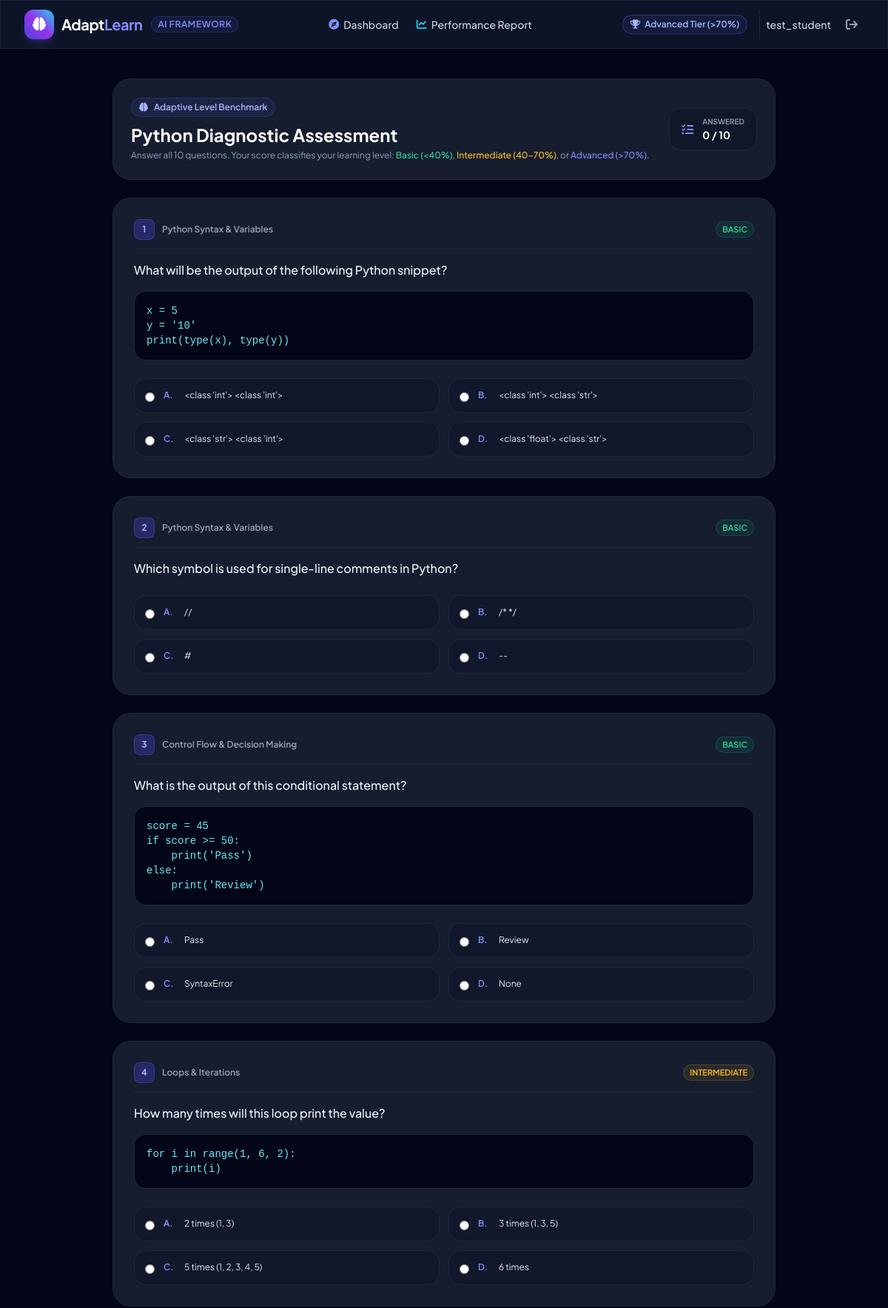
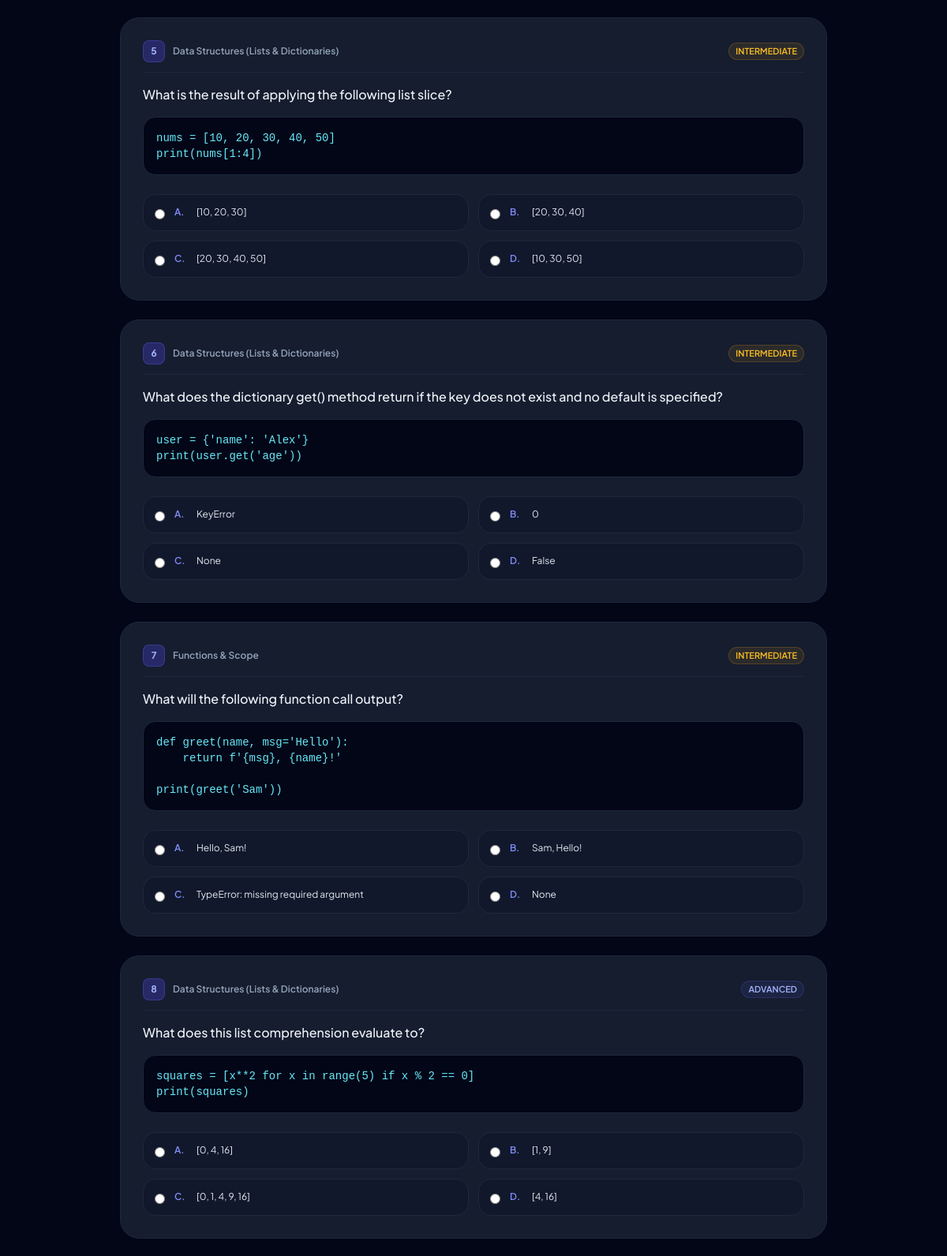
/quiz/diagnostic (signed in, upper part), run on the app's committed database (2 pictures, top to bottom).
### tables this page shows
CREATE TABLE users (
    id INTEGER PRIMARY KEY AUTOINCREMENT,
    username TEXT UNIQUE NOT NULL,
    email TEXT UNIQUE NOT NULL,
    password_hash TEXT NOT NULL,
    learning_level TEXT DEFAULT 'undetermined', -- 'basic', 'intermediate', 'advanced', 'undetermined'
    diagnostic_completed BOOLEAN DEFAULT 0,
    created_at TIMESTAMP DEFAULT CURRENT_TIMESTAMP
);

CREATE TABLE questions (
    id INTEGER PRIMARY KEY AUTOINCREMENT,
    topic_id INTEGER REFERENCES topics(id) ON DELETE SET NULL,
    is_diagnostic BOOLEAN DEFAULT 0,
    question_text TEXT NOT NULL,
    code_snippet TEXT,
    option_a TEXT NOT NULL,
    option_b TEXT NOT NULL,
    option_c TEXT NOT NULL,
    option_d TEXT NOT NULL,
    correct_option TEXT NOT NULL, -- 'A', 'B', 'C', 'D'
    explanation TEXT,
    difficulty_tier TEXT NOT NULL -- 'basic', 'intermediate', 'advanced'
);

CREATE TABLE topics (
    id INTEGER PRIMARY KEY AUTOINCREMENT,
    subject_id INTEGER NOT NULL REFERENCES subjects(id) ON DELETE CASCADE,
    title TEXT NOT NULL,
    sequence_order INTEGER NOT NULL,
    description TEXT
);

### app.py (the view)
@app.route("/quiz/diagnostic")
@login_required
def diagnostic_quiz():
    user = get_user_by_id(session["user_id"])
    questions = get_diagnostic_questions()
    return render_template("quiz/diagnostic.html", user=user, questions=questions)

### app.py (called while the page is built)
def login_required(f):
    @wraps(f)
    def decorated_function(*args, **kwargs):
        if "user_id" not in session:
            flash("Please log in to access this page.", "warning")
            return redirect(url_for("login"))
        return f(*args, **kwargs)
    return decorated_function

@app.context_processor
def inject_user():
    current_user = None
    if "user_id" in session:
        current_user = get_user_by_id(session["user_id"])
    return dict(current_user=current_user)

### database/db.py (called while the page is built)
def get_db():
    conn = sqlite3.connect(DATABASE_PATH)
    conn.row_factory = sqlite3.Row
    conn.execute("PRAGMA foreign_keys = ON;")
    return conn

### services/auth_service.py (called while the page is built)
def get_user_by_id(user_id):
    conn = get_db()
    cursor = conn.cursor()
    cursor.execute("SELECT id, username, email, learning_level, diagnostic_completed, created_at FROM users WHERE id = ?", (user_id,))
    user = cursor.fetchone()
    conn.close()
    return dict(user) if user else None

### services/quiz_service.py (called while the page is built)
def get_diagnostic_questions():
    conn = get_db()
    cursor = conn.cursor()
    cursor.execute("""
        SELECT q.id, q.topic_id, q.question_text, q.code_snippet,
               q.option_a, q.option_b, q.option_c, q.option_d,
               q.difficulty_tier, t.title as topic_title
        FROM questions q
        LEFT JOIN topics t ON q.topic_id = t.id
        WHERE q.is_diagnostic = 1
        ORDER BY q.id ASC
        LIMIT 10
    """)
    questions = [dict(row) for row in cursor.fetchall()]
    conn.close()
    return questions

### templates/quiz/diagnostic.html (shortened to what this page needs)
{% extends "base.html" %}
{% block content %}
<div class="max-w-4xl mx-auto space-y-6">
    <div class="glass-card rounded-3xl p-6 border border-slate-800 flex flex-col sm:flex-row items-start sm:items-center justify-between gap-4">
        <div>
            <div class="inline-flex items-center space-x-2 text-xs font-semibold px-2.5 py-1 rounded-full bg-indigo-500/10 text-indigo-300 border border-indigo-500/20 mb-2">
                <i class="fa-solid fa-brain"></i>
                <span>Adaptive Level Benchmark</span>
            </div>
            <h1 class="text-2xl font-bold text-white">Python Diagnostic Assessment</h1>
            <p class="text-xs text-slate-400 mt-1">
                Answer all 10 questions. Your score classifies your learning level:
                <span class="text-emerald-400 font-medium">Basic (&lt;40%)</span>,
                <span class="text-amber-400 font-medium">Intermediate (40–70%)</span>, or
                <span class="text-indigo-400 font-medium">Advanced (&gt;70%)</span>.
            </p>
        </div>
        <div class="flex items-center space-x-3 bg-slate-900/90 px-4 py-2.5 rounded-2xl border border-slate-800 shrink-0">
            <i class="fa-solid fa-list-check text-indigo-400"></i>
            <div>
                <div class="text-[10px] uppercase font-semibold text-slate-400">Answered</div>
                <div class="text-sm font-bold text-white"><span id="answered-count">0</span> / 10</div>
            </div>
        </div>
    </div>
    <form id="diagnostic-form" class="space-y-6">
        {% for q in questions %}
        <div class="glass-card rounded-3xl p-6 sm:p-7 border border-slate-800 space-y-4 question-card" data-qid="{{ q.id }}">
            <div class="flex items-center justify-between border-b border-slate-800 pb-3">
                <div class="flex items-center space-x-2.5">
                    <span class="w-7 h-7 rounded-lg bg-indigo-600/30 text-indigo-300 border border-indigo-500/30 font-bold text-xs flex items-center justify-center">
                        {{ loop.index }}
                    </span>
                    <span class="text-xs font-semibold text-slate-400">{{ q.topic_title or 'General Python' }}</span>
                </div>
                <span class="text-[11px] font-semibold uppercase px-2 py-0.5 rounded-full
                    {% if q.difficulty_tier == 'basic' %}bg-emerald-500/10 text-emerald-400 border border-emerald-500/20
                    {% elif q.difficulty_tier == 'intermediate' %}bg-amber-500/10 text-amber-400 border border-amber-500/20
                    {% else %}bg-indigo-500/10 text-indigo-300 border border-indigo-500/20{% endif %}">
                    {{ q.difficulty_tier }}
                </span>
            </div>
            <p class="text-base font-medium text-slate-100">{{ q.question_text }}</p>
            {% if q.code_snippet %}
            <div class="bg-slate-950 rounded-2xl p-4 border border-slate-800 overflow-x-auto text-sm text-cyan-300 font-mono">
                <pre><code>{{ q.code_snippet }}</code></pre>
            </div>
            {% endif %}
            <div class="grid grid-cols-1 sm:grid-cols-2 gap-3 pt-2">
                {% for opt_letter, opt_val in [('A', q.option_a), ('B', q.option_b), ('C', q.option_c), ('D', q.option_d)] %}
                <label class="option-label flex items-start space-x-3 p-3.5 rounded-2xl bg-slate-900/60 border border-slate-800 hover:border-indigo-500/60 hover:bg-slate-800/60 cursor-pointer transition">
                    <input type="radio" name="q_{{ q.id }}" value="{{ opt_letter }}" class="mt-1 text-indigo-600 focus:ring-indigo-500 bg-slate-800 border-slate-700">
                    <span class="text-xs font-semibold text-indigo-400 uppercase w-4 shrink-0">{{ opt_letter }}.</span>
                    <span class="text-xs text-slate-200 select-none">{{ opt_val }}</span>
                </label>
                {% endfor %}
            </div>
        </div>
        {% endfor %}
    </form>
</div>
{% endblock %}

### templates/base.html (shortened to what this page needs)
<!DOCTYPE html>
<html lang="en" class="h-full bg-slate-900 text-slate-100">
<head>
    <script src="https://cdn.tailwindcss.com"></script>
    <link rel="stylesheet" href="https://cdnjs.cloudflare.com/ajax/libs/font-awesome/6.5.1/css/all.min.css">
</head>
<body class="min-h-full flex flex-col bg-slate-950 text-slate-100">
    <nav class="sticky top-0 z-50 glass-card border-b border-slate-800/80 bg-slate-900/90">
        <div class="max-w-7xl mx-auto px-4 sm:px-6 lg:px-8">
            <div class="flex items-center justify-between h-16">
                <div class="flex items-center space-x-3">
                    <a href="{{ url_for('dashboard') if current_user else url_for('login') }}" class="flex items-center space-x-2.5">
                        <div class="w-10 h-10 rounded-xl bg-gradient-to-tr from-indigo-600 via-purple-600 to-cyan-400 flex items-center justify-center shadow-lg shadow-indigo-500/20">
                            <i class="fa-solid fa-brain text-white text-lg"></i>
                        </div>
                        <span class="text-xl font-bold tracking-tight text-white">Adapt<span class="text-indigo-400">Learn</span></span>
                    </a>
                    <span class="text-xs uppercase tracking-wider font-semibold px-2 py-0.5 rounded-full bg-indigo-500/10 text-indigo-400 border border-indigo-500/20">AI Framework</span>
                </div>
                {% if current_user %}
                <div class="hidden md:flex items-center space-x-6">
                    <a href="{{ url_for('dashboard') }}" class="text-sm font-medium text-slate-300 hover:text-white transition flex items-center space-x-1.5">
                        <i class="fa-solid fa-compass text-indigo-400"></i>
                        <span>Dashboard</span>
                    </a>
                    <a href="{{ url_for('reports') }}" class="text-sm font-medium text-slate-300 hover:text-white transition flex items-center space-x-1.5">
                        <i class="fa-solid fa-chart-line text-cyan-400"></i>
                        <span>Performance Report</span>
                    </a>
                </div>
                <div class="flex items-center space-x-4">
                    {% if current_user.learning_level == 'basic' %}
                    <span class="inline-flex items-center px-2.5 py-1 rounded-full text-xs font-semibold bg-emerald-500/10 text-emerald-400 border border-emerald-500/30">
                        <i class="fa-solid fa-seedling mr-1.5"></i> Basic Tier (&lt;40%)
                    </span>
                    {% elif current_user.learning_level == 'intermediate' %}
                    <span class="inline-flex items-center px-2.5 py-1 rounded-full text-xs font-semibold bg-amber-500/10 text-amber-400 border border-amber-500/30">
                        <i class="fa-solid fa-bolt mr-1.5"></i> Intermediate Tier (40-70%)
                    </span>
                    {% elif current_user.learning_level == 'advanced' %}
                    <span class="inline-flex items-center px-2.5 py-1 rounded-full text-xs font-semibold bg-indigo-500/10 text-indigo-300 border border-indigo-500/30">
                        <i class="fa-solid fa-trophy mr-1.5"></i> Advanced Tier (&gt;70%)
                    </span>
                    {% else %}
                    <a href="{{ url_for('diagnostic_quiz') }}" class="inline-flex items-center px-2.5 py-1 rounded-full text-xs font-semibold bg-sky-500/10 text-sky-300 border border-sky-500/30 animate-pulse">
                        <i class="fa-solid fa-clipboard-question mr-1.5"></i> Take Diagnostic Test
                    </a>
                    {% endif %}
                    <div class="flex items-center space-x-3 pl-2 border-l border-slate-800">
                        <span class="text-sm font-medium text-slate-300 hidden sm:inline">{{ current_user.username }}</span>
                        <a href="{{ url_for('logout') }}" class="p-2 text-slate-400 hover:text-rose-400 transition" title="Log out">
                            <i class="fa-solid fa-arrow-right-from-bracket"></i>
                        </a>
                    </div>
                </div>
                {% endif %}
            </div>
        </div>
    </nav>
    <main class="flex-1 max-w-7xl w-full mx-auto px-4 sm:px-6 lg:px-8 py-6">
        {% block content %}{% endblock %}
    </main>
</body>
</html>

### templates/base.html (style rules this page uses)
body { font-family: 'Plus Jakarta Sans', sans-serif; }
code, pre { font-family: 'JetBrains Mono', monospace; }
.glass-card { background: rgba(30, 41, 59, 0.7); backdrop-filter: blur(12px); border: 1px solid rgba(255, 255, 255, 0.08); }

### data on the page
users: username "test_student"
questions: title "Python Syntax & Variables", difficulty_tier "BASIC", question_text "What will be the output of the following Python snippet?", code_snippet "x = 5 y = '10' print(type(x), type(y))", opt_letter "A", option_a "<class 'int'> <class 'int'>", correct_option "B", option_b "<class 'int'> <class 'str'>", opt_letter "C", option_c "<class 'str'> <class 'int'>", opt_letter "D", option_d "<class 'float'> <class 'str'>"
questions: title "Python Syntax & Variables", difficulty_tier "BASIC", question_text "Which symbol is used for single-line comments in Python?", opt_letter "A", option_a "//", opt_letter "B", option_b "/* */", opt_letter "C", opt_val "#", opt_letter "D", option_d "--"
questions: title "Control Flow & Decision Making", difficulty_tier "BASIC", question_text "What is the output of this conditional statement?", code_snippet "score = 45 if score >= 50: print('Pass') else: print('Review')", opt_letter "A", option_a "Pass", correct_option "B", option_b "Review", opt_letter "C", option_c "SyntaxError", opt_letter "D", option_d "None"
questions: title "Loops & Iterations", difficulty_tier "INTERMEDIATE", question_text "How many times will this loop print the value?", code_snippet "for i in range(1, 6, 2): print(i)", opt_letter "A", option_a "2 times (1, 3)", correct_option "B", option_b "3 times (1, 3, 5)", opt_letter "C", option_c "5 times (1, 2, 3, 4, 5)", opt_letter "D", option_d "6 times"
questions: title "Data Structures (Lists & Dictionaries)", difficulty_tier "INTERMEDIATE", question_text "What is the result of applying the following list slice?", code_snippet "nums = [10, 20, 30, 40, 50] print(nums[1:4])", opt_letter "A", option_a "[10, 20, 30]", correct_option "B", option_b "[20, 30, 40]", opt_letter "C", option_c "[20, 30, 40, 50]", opt_letter "D", option_d "[10, 30, 50]"
questions: title "Data Structures (Lists & Dictionaries)", difficulty_tier "INTERMEDIATE", question_text "What does the dictionary get() method return if the key does not exist and no default is specified?", code_snippet "user = {'name': 'Alex'} print(user.get('age'))", opt_letter "A", option_a "KeyError", opt_letter "B", opt_val "0", correct_option "C", option_c "None", opt_letter "D", option_d "False"
questions: title "Functions & Scope", difficulty_tier "INTERMEDIATE", question_text "What will the following function call output?", code_snippet "def greet(name, msg='Hello'): return f'{msg}, {name}!' print(greet('Sam'))", correct_option "A", option_a "Hello, Sam!", opt_letter "B", option_b "Sam, Hello!", opt_letter "C", option_c "TypeError: missing required argument", opt_letter "D", option_d "None"
questions: title "Data Structures (Lists & Dictionaries)", difficulty_tier "ADVANCED", question_text "What does this list comprehension evaluate to?", code_snippet "squares = [x**2 for x in range(5) if x % 2 == 0] print(squares)", correct_option "A", option_a "[0, 4, 16]", opt_letter "B", option_b "[1, 9]", opt_letter "C", option_c "[0, 1, 4, 9, 16]", opt_letter "D", option_d "[4, 16]"
